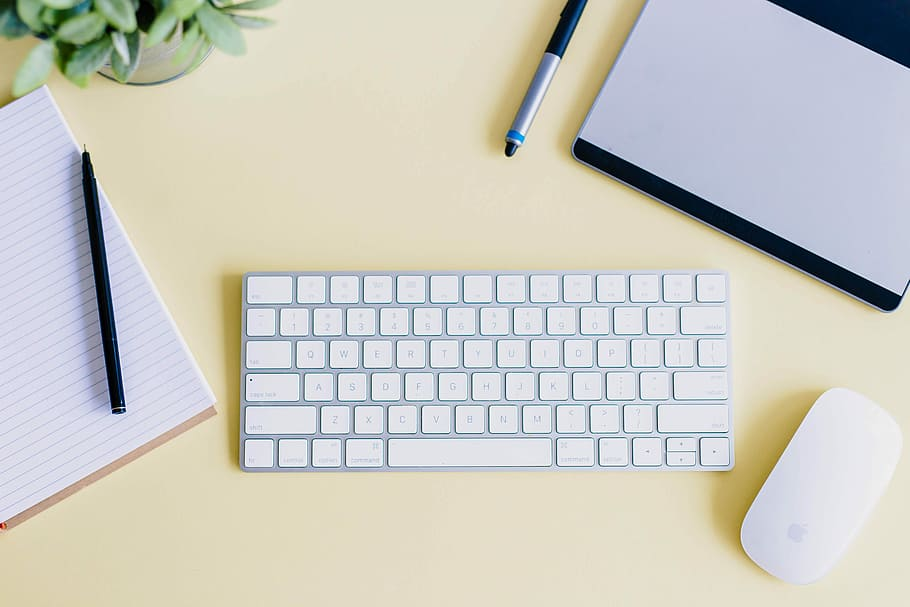
#> input picture files/opencv/object-detection/desk-office-keyboard-apple.jpeg, 910 x 607 px, found by its file name
$ python cannyedgedetection.py
#> lines starting #> are read from the running program, lines starting #| are printed output that depends on the picture
#https://docs.opencv.org/3.4/da/d22/tutorial_py_canny.html

import cv2 as cv
import numpy as np

"""
The Canny edge detector algorithm has four steps:

    1.Noise reduction by blurring the image using a Gaussian blur.
    2.Computing the intensity gradients of the image.
    3.Suppression of Edges.
    4.Using hysteresis thresholding.
"""

img =cv.imread("files/opencv/object-detection/desk-office-keyboard-apple.jpeg")
#> img is the input picture: shape (607, 910, 3); mean B, G, R 194.7, 203, 203.7
#img =cv.imread("files/opencv/object-detection/geometric-shapes.jpeg")

cv.imshow("original",img)
# BGR 2 GRAY
gray_img =cv.cvtColor(img,cv.COLOR_BGR2GRAY)
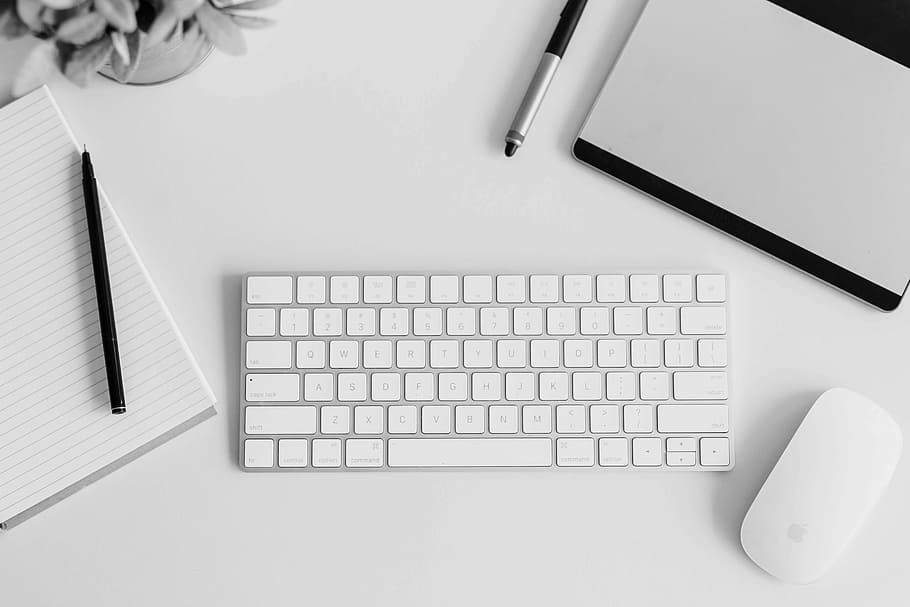
#> gray_img: shape (607, 910); min 0, max 254, mean 202.3

cv.imshow("gray image",gray_img)

# noise removal using GaussianBlur
ksize =(3,3)
blur_img = cv.GaussianBlur(gray_img,ksize,0)

# edge detection using canny
edges = cv.Canny(blur_img,threshold1=20,threshold2=100)
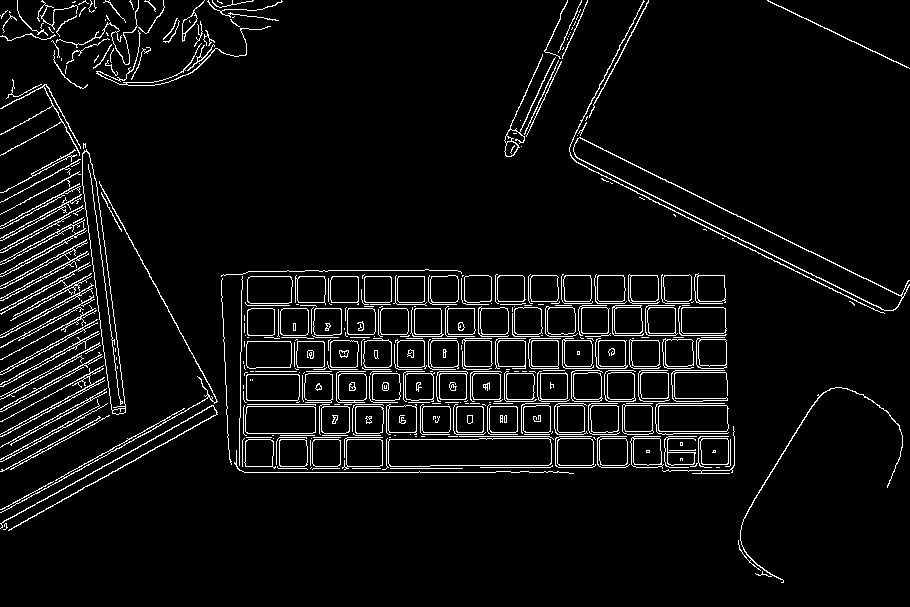
#> edges: shape (607, 910); 5.6% white in thin lines or dots
cv.imshow("canny edged",edges)


if cv.waitKey(0) & 0xFF == ord('q'):
#> (key q is pressed here)
    cv.destroyAllWindows()
